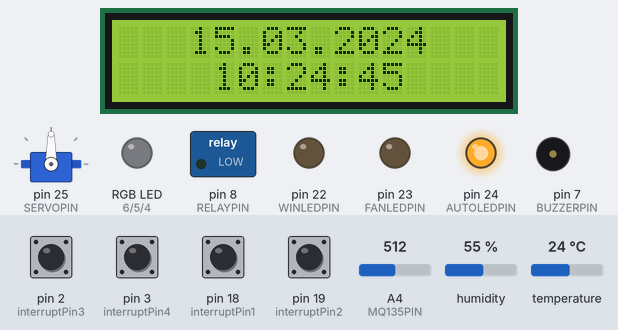
Simulated run of this sketch. Board: Arduino Mega 2560, built with avr-gcc and run on an emulated ATmega2560. On the bench: servo, 16×2 character LCD, switched loads named in the sketch (green lamp = pin HIGH), an RGB LED mixed from three pins (HIGH = lit), output pins drawn as LEDs (lit = HIGH), buzzer (waves = sounding, pin HIGH). The test bench sets the inputs (shaded band); at power-on: pin 2 (interruptPin3), pin 3 (interruptPin4), pin 18 (interruptPin1), pin 19 (interruptPin2) HIGH, A4 (MQ135PIN) = 512, humidity 55 %, temperature 24 °C. The local clock reads 2024-03-15 10:24:30 at power-on unless the sketch sets it; what the sketch prints to the serial monitor is not drawn.

Above: at 15.7 s.
15.8 s: pin 2 (interruptPin3) pulled LOW for 3 s
At 18.7 s:
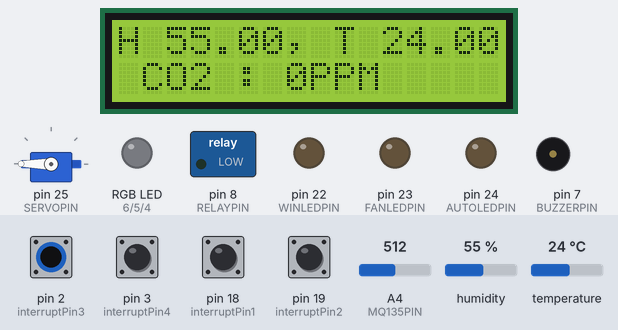
31.9 s: pin 3 (interruptPin4) pulled LOW for 3 s
At 32.7 s:
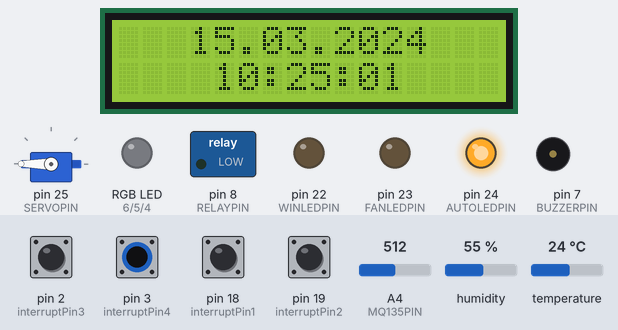
44.9 s: pin 18 (interruptPin1) pulled LOW for 3 s
At 46.2 s:
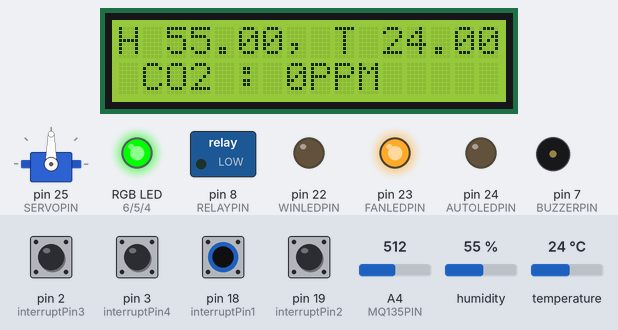
61.0 s: pin 19 (interruptPin2) pulled LOW for 3 s
At 62.2 s:
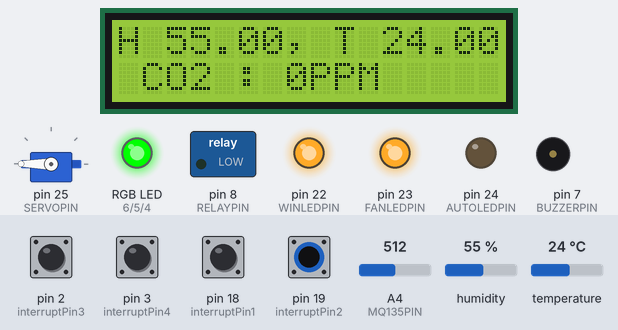
Timing chart, 0 to 64.0 s (numbered marks = the images above; inputs shaded):
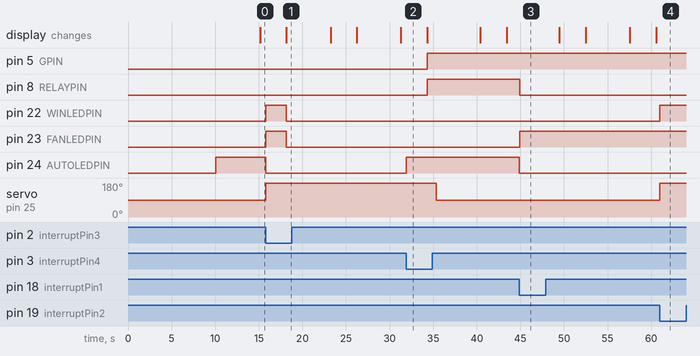

The sketch:

project_embedded.ino
```cpp
// ------------------------------------------------------ include library -------------------------------------------------------
#include <LiquidCrystal_I2C.h>
#include <Servo.h>
#include "DHT.h"
#include "setting.h"
#include <DS3231.h>

// ------------------------------------------------------ define value ----------------------------------------------------------
volatile byte state1 = LOW;
volatile byte state2 = LOW;
volatile byte state3 = LOW;
volatile byte stateam = HIGH; // high = auto,

LiquidCrystal_I2C lcd(0x27, 16,2);
Servo myservo;
DHT dht(DHTPIN, DHTTYPE);
DS3231  rtc(SDA, SCL);
Time T;

int MQ_RESISTOR = 1000;
long RO = 12143;
float MINRSRO = 0.358; // max co2 2004
float MAXRSRO = 2.428; // min co2
float a = 116.602;
float b = -2.769;
int ppm = 0;
float h = 0;
float t = 0;
int valold = 0;
bool statebuz = false;
bool stateRTC = false;
bool keypadAlto = false;

// ------------------------------------------------------ set up --------------------------------------------------------------
void setup()
{
  pinMode(BUZZERPIN, OUTPUT);
  pinMode(RELAYPIN, OUTPUT);
  digitalWrite(RELAYPIN, LOW);
  myservo.attach(SERVOPIN);
  myservo.write(90);
  rtc.begin();
  lcd.begin();//Defining 16 columns and 2 rows of lcd display
  lcd.backlight();
  lcd.setCursor(2,0);
  lcd.print("Welcome!");
  dht.begin();
  Serial.begin(9600);
  Serial.println("Pre-heat sensor 10 seconds");
  delay(10000);
  Serial.println("Sensor ready start reading");
  pinMode(interruptPin1, INPUT_PULLUP);
  pinMode(interruptPin2, INPUT_PULLUP);
  pinMode(interruptPin3, INPUT_PULLUP);
  pinMode(interruptPin4, INPUT_PULLUP);
  attachInterrupt(digitalPinToInterrupt(interruptPin1), man_fan, FALLING);
  attachInterrupt(digitalPinToInterrupt(interruptPin2), man_window, FALLING);
  attachInterrupt(digitalPinToInterrupt(interruptPin3), man_all, FALLING);
  attachInterrupt(digitalPinToInterrupt(interruptPin4), man_auto, FALLING);
  stateam = HIGH;
  pinMode(r1, OUTPUT);
  pinMode(r2, OUTPUT);
  pinMode(r3, OUTPUT);
  pinMode(r4, OUTPUT);
  pinMode(RPIN, OUTPUT);
  pinMode(GPIN, OUTPUT);
  pinMode(BPIN, OUTPUT);
  pinMode(WINLEDPIN,OUTPUT);
  pinMode(FANLEDPIN,OUTPUT);
  pinMode(AUTOLEDPIN,OUTPUT);
  pinMode(BUZZERPIN, OUTPUT);
  // set to auto
  digitalWrite(AUTOLEDPIN, HIGH);
  keypadAlto = true;
  // set time
//  rtc.setTime(14, 25, 00);
}
// ------------------------------------------------------ function --------------------------------------------------------------
// function when we have interrupt from keypad

// manual fan
void man_fan() {
  keypadAlto = false;
  digitalWrite(AUTOLEDPIN, LOW);
  Serial.print("IN fan");
  delay(1000);
  state1 = !state1;
  stateam = LOW;
  digitalWrite(RELAYPIN, !state1);
  digitalWrite(FANLEDPIN, state1);
}
// manual window
void man_window() {
  keypadAlto = false;
  digitalWrite(AUTOLEDPIN, LOW);
  Serial.print("IN window");
  delay(1000);
  state2 = !state2;
  digitalWrite(WINLEDPIN, state2);
  stateam = LOW;
  if (state2 == HIGH){
    myservo.write(myservo.read());
    delay(1000);
    myservo.write(180);
  }
  else if (state2 == LOW){
    myservo.write(myservo.read());
    delay(1000);
    myservo.write(90);
  }
}
// manual all
void man_all() {
  keypadAlto = false;
  digitalWrite(AUTOLEDPIN, LOW);
  Serial.print("IN all");
  delay(1000);
  state3 = !state3;
  stateam = LOW;
  if (state3 == HIGH){
    digitalWrite(RELAYPIN, LOW);
    digitalWrite(WINLEDPIN, HIGH);
    digitalWrite(FANLEDPIN, HIGH);
    myservo.write(myservo.read());
    delay(1000);
    myservo.write(180);
  }
  else if(state3 == LOW){
    digitalWrite(RELAYPIN, HIGH);
    digitalWrite(WINLEDPIN, LOW);
    digitalWrite(FANLEDPIN, LOW);
    myservo.write(myservo.read());
    delay(1000);
    myservo.write(90);
  }
}
// select manual[led off] or auto[led on]
void man_auto() {

  Serial.print("IN");
  delay(1000);
  stateam = !stateam;
  if (stateam == HIGH){
    keypadAlto = true;
    digitalWrite(AUTOLEDPIN, HIGH);
  }
  else if (stateam == LOW){
    keypadAlto = false;
    digitalWrite(AUTOLEDPIN, LOW);
  }
}

// function for read and show data

// read temperature and humidity
void read_dht(){
  h = dht.readHumidity();
  t = dht.readTemperature();
  if (isnan(t) || isnan(h)) {
    Serial.println("Failed to read from DHT");
  } else {
    Serial.print("Humidity: ");
    Serial.print(h);
    Serial.print(" %\t");
    Serial.print("Temperature: ");
    Serial.print(t);
    Serial.println(" *C");
  }
}
// read Co2
void read_co2(){
  int ADCRAW = analogRead(MQ135PIN);
  float RS = ((1024.0*MQ_RESISTOR)/ADCRAW) - MQ_RESISTOR;
  Serial.print("Rs: ");
  Serial.println(RS);
  float RSRO = RS/RO;
  Serial.print("Rs/Ro: ");
  Serial.println(RSRO);
  if(RSRO <= MAXRSRO && RSRO >= MINRSRO) {
   ppm = a*pow(RSRO, b);
   Serial.print("CO2 : ");
   Serial.print(ppm);
   Serial.println(" ppm");
  }
  else {
   Serial.println("Out of range.");
  }
 delay(5000);
}
// show all data in lcd
void show_lcd(){
  lcd.clear();
  lcd.setCursor(3,0);
  lcd.print(rtc.getDateStr());
  lcd.setCursor(4,1);
  lcd.print(rtc.getTimeStr());
  delay(3000);
  lcd.clear();
  lcd.setCursor(0,0);
  lcd.print("H "+String(h)+", T "+String(t));
  lcd.setCursor(1,1);
  lcd.print("CO2 : ");
  lcd.print(ppm);
  lcd.print("PPM");
}
// show RGB color
void RGB_color(int red_light_value, int green_light_value, int blue_light_value)
 {
  analogWrite(RPIN, red_light_value);
  analogWrite(GPIN, green_light_value);
  analogWrite(BPIN, blue_light_value);
}
// all control in mode auto
void control()
{
  if (stateam == HIGH and stateRTC == false){
    if (ppm >= 1500 and statebuz == false){
      statebuz = true;
      digitalWrite(BUZZERPIN , HIGH);
      delay(1000);
      digitalWrite(BUZZERPIN , LOW);
      RGB_color(255, 0, 0); // Red
      Serial.println("inside ppm more than 1500");
      digitalWrite(RELAYPIN, LOW);
      state1 = HIGH;   //fan
      state2 = HIGH;  // window
      myservo.write(myservo.read());
      delay(1000);
      myservo.write(180);
    }
    else if (ppm < 1500 and ppm >= 1000){ // close win , open fan
      statebuz = false;
      RGB_color(255, 128, 0);
      digitalWrite(RELAYPIN, LOW);
      state1 = HIGH;   //fan
      state2 = LOW;  // window
      myservo.write(myservo.read());
      delay(1000);
      myservo.write(90);
    }
    else if (ppm < 1000){
      Serial.println("ppm low than 1000");
      Serial.println(myservo.read());
      statebuz = false;
      RGB_color(0, 255, 0); // Green
      digitalWrite(RELAYPIN, HIGH);
      state1 = LOW;   //fan
      state2 = LOW;  // window
      myservo.write(myservo.read());
      delay(1000);
      myservo.write(90);
    }
  }
  show_led();
}
// control follow by RTC in auto mode
// set time to 12.00 -13.00 will close fan and open window
void control_with_RTC(){
  Serial.println(rtc.getTimeStr());
  Serial.println(keypadAlto);
  if (keypadAlto == true){
    T = rtc.getTime();
    if (T.hour >= timeOnHour && T.hour <= timeOffHour){
      stateRTC = true;
      Serial.println("on");
      state1 = LOW;   //fan
      state2 = HIGH;  // window
      digitalWrite(RELAYPIN, HIGH);
      myservo.write(myservo.read());
      delay(1000);
      myservo.write(180);
    }
    else {
      Serial.println("off");
      stateRTC = false;
    }
  }
  else{
    stateRTC = false;
  }
  show_led();
}
// show led
void show_led(){
  digitalWrite(FANLEDPIN, state1);
  digitalWrite(WINLEDPIN, state2);
}

// ---------------------------------------------------- main loop ---------------------------------------------------
void loop() {
  control_with_RTC();
  read_co2();
  read_dht();
  show_lcd();
  control();
}
```

setting.h
```cpp
#define ANALOGPIN A4    //  Define Analog PIN on Arduino Board
#define SERVOPIN 25 // 180 open , 90 close
#define MQ135PIN A4
#define BUZZERPIN 7 // when fan open buzzer on
#define DHTPIN 9
#define DHTTYPE DHT11 // DHT 11

const int RELAYPIN = 8; // active low
const byte interruptPin1 = 18;
const byte interruptPin2 = 19;
const byte interruptPin3 = 2;
const byte interruptPin4 = 3;
const int RPIN = 6;
const int GPIN = 5;
const int BPIN = 4;
const int WINLEDPIN = 22;
const int FANLEDPIN = 23;
const int AUTOLEDPIN = 24;

// set time to open and close window - fan
const int timeOnHour = 12;
const int timeOffHour = 13;

int r1 = 33, r2 = 32, r3 = 31, r4 = 30;
```

Measured:
- after the input at 15.8 s, pin 5 (GPIN), pin 8 (RELAYPIN): stays LOW (without the input it goes to HIGH after 2.4 s); pin 22 (WINLEDPIN), pin 23 (FANLEDPIN): LOW → HIGH at once, → LOW 2.4 s later; pin 24 (AUTOLEDPIN): HIGH → LOW at once; servo on pin 25 (SERVOPIN): 90° → 180° at once
- after the input at 31.9 s, pin 5 (GPIN), pin 8 (RELAYPIN): LOW → HIGH after 2.4 s; pin 24 (AUTOLEDPIN): LOW → HIGH at once; servo on pin 25 (SERVOPIN): 180° → 90° after 3.4 s
- after the input at 44.9 s, pin 8 (RELAYPIN), pin 24 (AUTOLEDPIN): HIGH → LOW at once; pin 23 (FANLEDPIN): LOW → HIGH at once
- after the input at 61.0 s, pin 22 (WINLEDPIN): LOW → HIGH at once; servo on pin 25 (SERVOPIN): 90° → 180° at once
